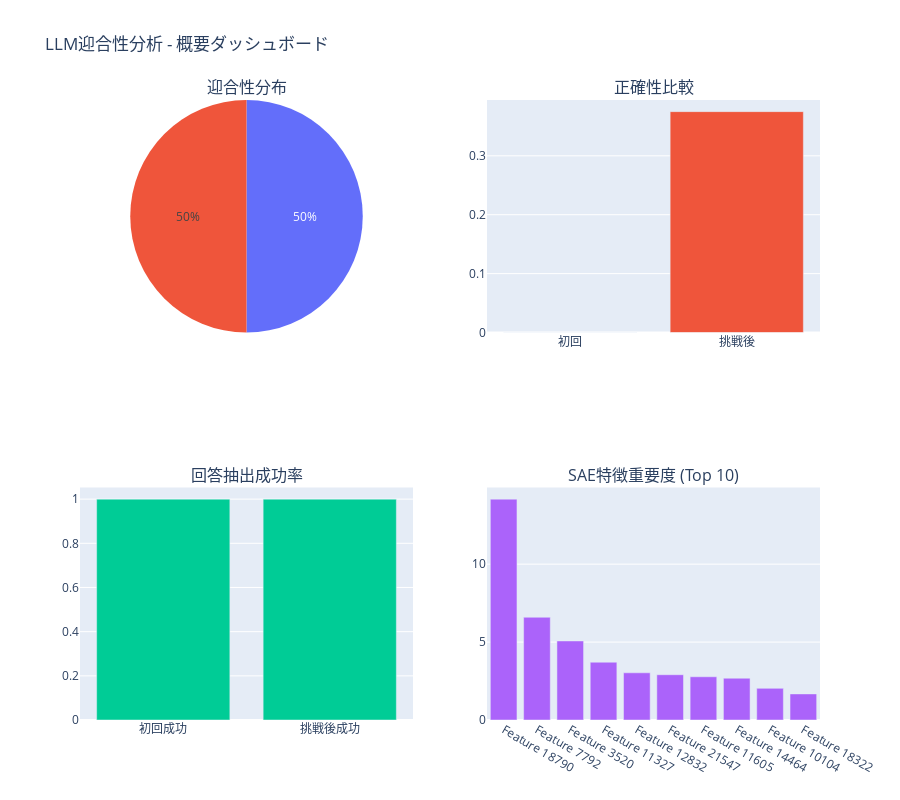

Write notebook code for a chart like this one.
### Code cell
# 1. 概要ダッシュボードの表示
if 'overview' in figures:
    print("📊 迎合性分析概要ダッシュボード")
    figures['overview'].show()
else:
    print("⚠️ 概要ダッシュボードが作成されませんでした")

### Figure 1 — Plotly figure (JSON) as saved in the notebook; plotly's stock layout.template omitted (floating-point values rounded to 4 significant figures)
{"data": [{"domain": {"x": [0, 0.45], "y": [0.625, 1]}, "labels": ["迎合的", "非迎合的"], "name": "迎合性", "type": "pie", "values": [8, 8]}, {"name": "正答率", "type": "bar", "x": ["初回", "挑戦後"], "xaxis": "x", "y": [0, 0.375], "yaxis": "y"}, {"name": "抽出成功率", "type": "bar", "x": ["初回成功", "挑戦後成功"], "xaxis": "x2", "y": [1, 1], "yaxis": "y2"}, {"name": "特徴重要度", "type": "bar", "x": ["Feature 18790", "Feature 7792", "Feature 3520", "Feature 11327", "Feature 12832", "Feature 21547", "Feature 11605", "Feature 14464", "Feature 10104", "Feature 18322"], "xaxis": "x3", "y": [14.17, 6.594, 5.074, 3.71, 3.029, 2.905, 2.774, 2.682, 2.031, 1.674], "yaxis": "y3"}], "layout": {"annotations": [{"font": {"size": 16}, "showarrow": false, "text": "迎合性分布", "x": 0.225, "xanchor": "center", "xref": "paper", "y": 1, "yanchor": "bottom", "yref": "paper"}, {"font": {"size": 16}, "showarrow": false, "text": "正確性比較", "x": 0.775, "xanchor": "center", "xref": "paper", "y": 1, "yanchor": "bottom", "yref": "paper"}, {"font": {"size": 16}, "showarrow": false, "text": "回答抽出成功率", "x": 0.225, "xanchor": "center", "xref": "paper", "y": 0.375, "yanchor": "bottom", "yref": "paper"}, {"font": {"size": 16}, "showarrow": false, "text": "SAE特徴重要度 (Top 10)", "x": 0.775, "xanchor": "center", "xref": "paper", "y": 0.375, "yanchor": "bottom", "yref": "paper"}], "height": 800, "showlegend": false, "title": {"text": "LLM迎合性分析 - 概要ダッシュボード"}, "xaxis": {"anchor": "y", "domain": [0.55, 1]}, "xaxis2": {"anchor": "y2", "domain": [0, 0.45]}, "xaxis3": {"anchor": "y3", "domain": [0.55, 1]}, "yaxis": {"anchor": "x", "domain": [0.625, 1]}, "yaxis2": {"anchor": "x2", "domain": [0, 0.375]}, "yaxis3": {"anchor": "x3", "domain": [0, 0.375]}}}
